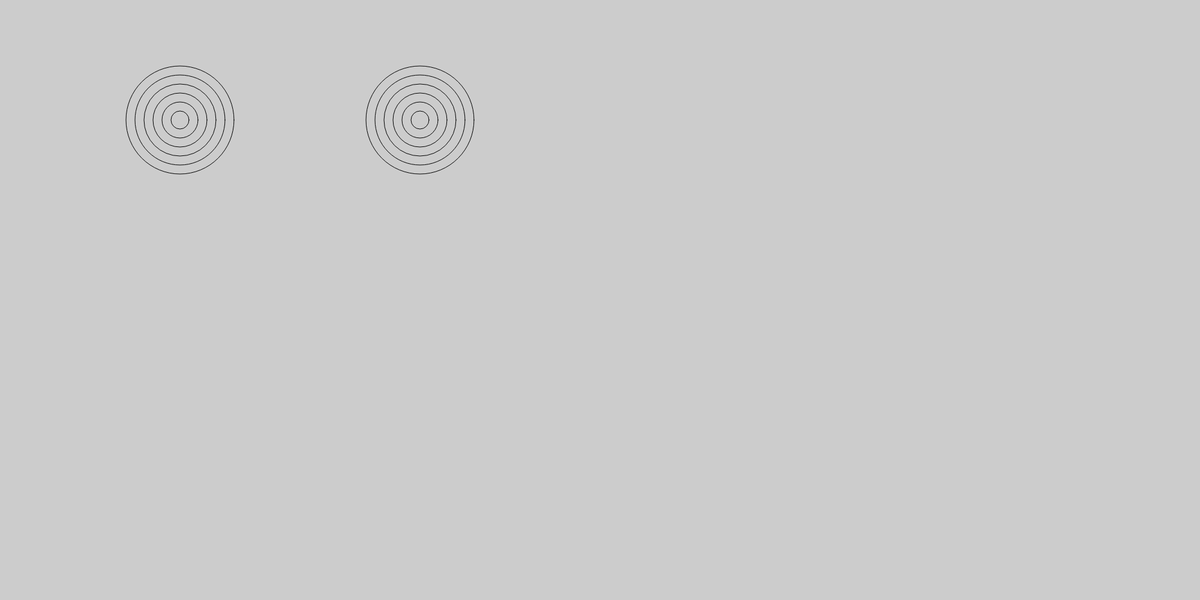
Frame 1 (no input)
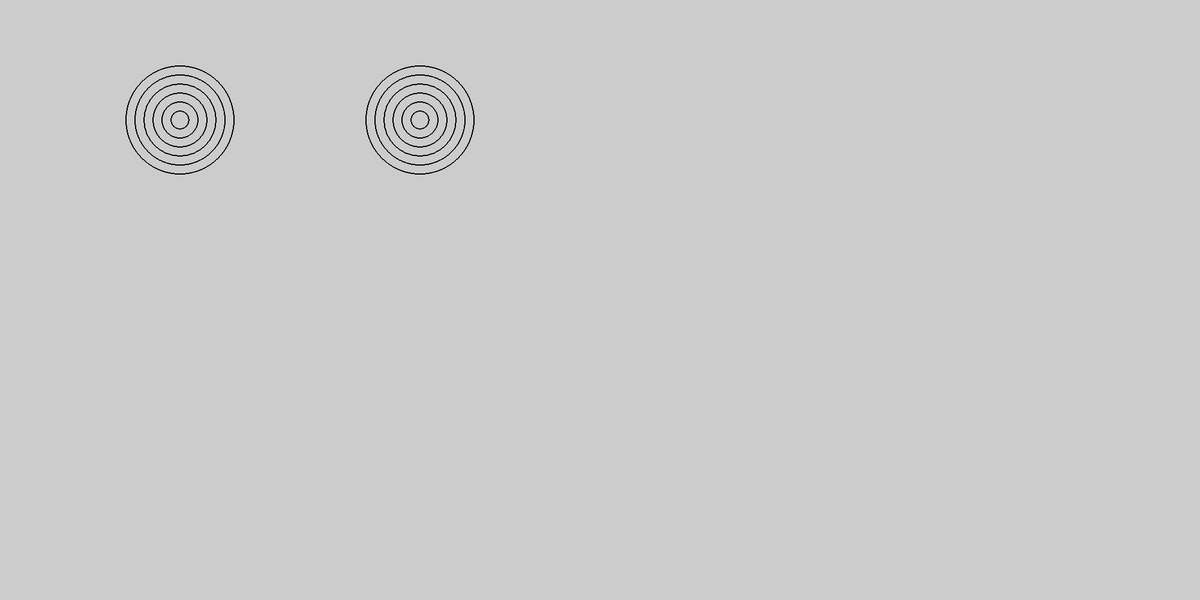
Frame 60 (no input)
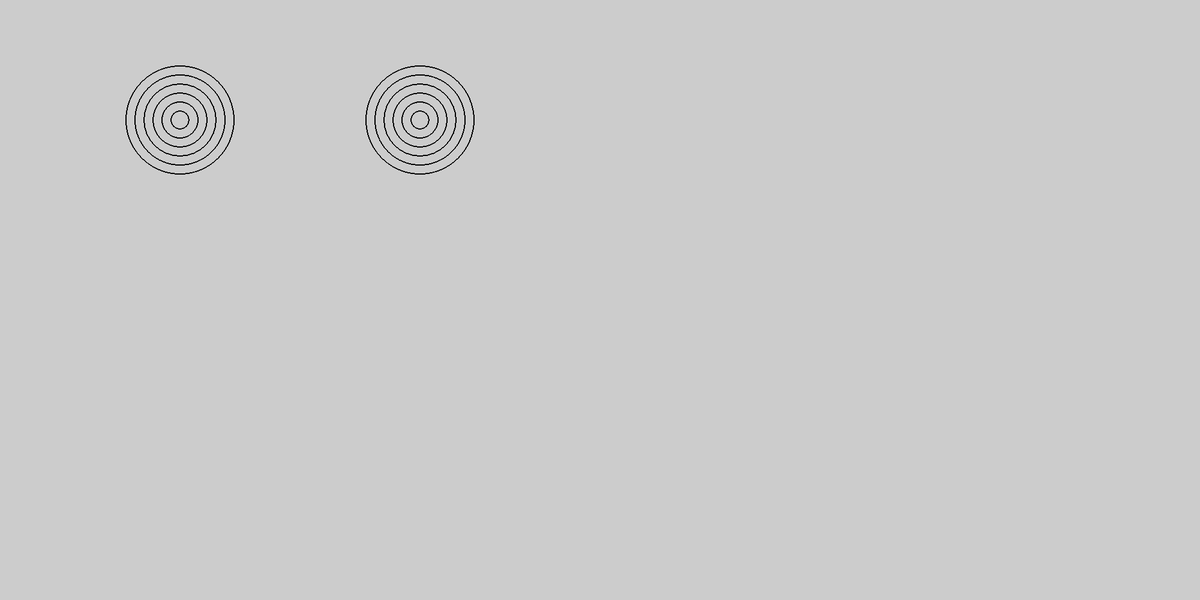
Frame 120 (the mouse pressed at the canvas centre since frame 60)

The p5.js sketch that drew these frames (run headless with seeded random() and noise() and a simulated clock; from frame 60 on, the mouse is pressed at the canvas centre):

// p5.js sketch
// ── sketch.js
var x = (300);
var y = (200);
var s = (700);
var d = (30);


function setup() {
createCanvas(2000,1000);
background (204);
noFill();

}

function draw(){
  ellipse(x,y,d,d);
  ellipse(x,y,2*d,2*d);
  ellipse(x,y,3*d,3*d);
  ellipse(x,y,4*d,4*d);
  ellipse(x,y,5*d,5*d);
  ellipse(x,y,6*d,6*d);
  ellipse(s,y,d,d);
  ellipse(s,y,2*d,2*d);
  ellipse(s,y,3*d,3*d);
  ellipse(s,y,4*d,4*d);
  ellipse(s,y,5*d,5*d);
  ellipse(s,y,6*d,6*d);
}
//js stands for java script , set ups draw once while draw puts up 60 frames per second
